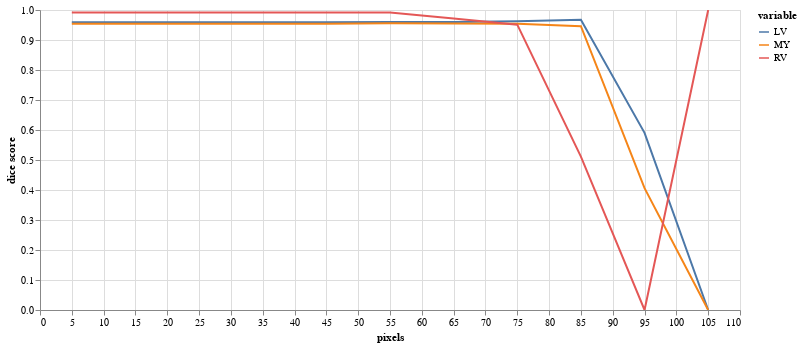

Notebook cell for this chart:
### Code cell
(alt
 .Chart(results.melt(id_vars=['pixels'],value_vars=['LV','MY','RV'],value_name='dice score'))
 .mark_line()
 .encode(
     x="pixels",
     y="dice score",
     color="variable",
     tooltip="dice score"
 )
 .properties(width=700,height=300)
 .interactive()
)

### Figure 1 — Vega-Lite specification as saved in the notebook (floating-point values rounded to 4 significant figures)
{"config": {"view": {"continuousWidth": 400, "continuousHeight": 300}}, "data": {"name": "data-097153b8f6869e9e12d82908aec648fc"}, "mark": "line", "encoding": {"color": {"field": "variable", "type": "nominal"}, "tooltip": {"field": "dice score", "type": "quantitative"}, "x": {"field": "pixels", "type": "quantitative"}, "y": {"field": "dice score", "type": "quantitative"}}, "height": 300, "selection": {"selector003": {"type": "interval", "bind": "scales", "encodings": ["x", "y"]}}, "width": 700, "$schema": "https://vega.github.io/schema/vega-lite/v4.17.0.json", "datasets": {"data-097153b8f6869e9e12d82908aec648fc": [{"pixels": 5, "variable": "LV", "dice score": 0.9593}, {"pixels": 15, "variable": "LV", "dice score": 0.9593}, {"pixels": 25, "variable": "LV", "dice score": 0.9593}, {"pixels": 35, "variable": "LV", "dice score": 0.9593}, {"pixels": 45, "variable": "LV", "dice score": 0.9593}, {"pixels": 55, "variable": "LV", "dice score": 0.9598}, {"pixels": 65, "variable": "LV", "dice score": 0.9598}, {"pixels": 75, "variable": "LV", "dice score": 0.9627}, {"pixels": 85, "variable": "LV", "dice score": 0.9672}, {"pixels": 95, "variable": "LV", "dice score": 0.5904}, {"pixels": 105, "variable": "LV", "dice score": 0.0}, {"pixels": 5, "variable": "MY", "dice score": 0.9545}, {"pixels": 15, "variable": "MY", "dice score": 0.9545}, {"pixels": 25, "variable": "MY", "dice score": 0.9545}, {"pixels": 35, "variable": "MY", "dice score": 0.9545}, {"pixels": 45, "variable": "MY", "dice score": 0.9539}, {"pixels": 55, "variable": "MY", "dice score": 0.9556}, {"pixels": 65, "variable": "MY", "dice score": 0.9549}, {"pixels": 75, "variable": "MY", "dice score": 0.9543}, {"pixels": 85, "variable": "MY", "dice score": 0.9462}, {"pixels": 95, "variable": "MY", "dice score": 0.4061}, {"pixels": 105, "variable": "MY", "dice score": 0.0}, {"pixels": 5, "variable": "RV", "dice score": 0.9916}, {"pixels": 15, "variable": "RV", "dice score": 0.9916}, {"pixels": 25, "variable": "RV", "dice score": 0.9916}, {"pixels": 35, "variable": "RV", "dice score": 0.9916}, {"pixels": 45, "variable": "RV", "dice score": 0.9913}, {"pixels": 55, "variable": "RV", "dice score": 0.9913}, {"pixels": 65, "variable": "RV", "dice score": 0.9716}, {"pixels": 75, "variable": "RV", "dice score": 0.9511}, {"pixels": 85, "variable": "RV", "dice score": 0.5114}, {"pixels": 95, "variable": "RV", "dice score": 0.0}, {"pixels": 105, "variable": "RV", "dice score": 1.0}]}}
